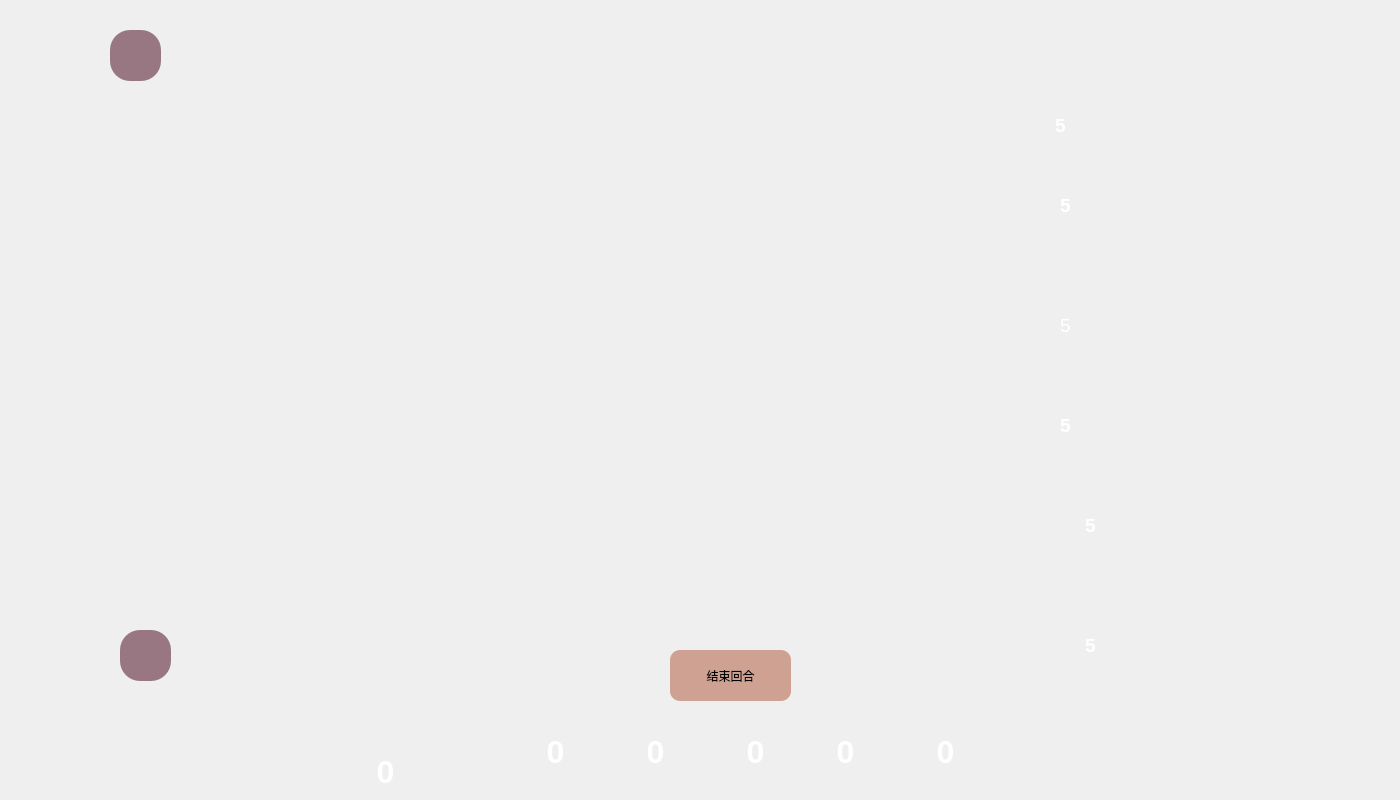
<?xml version="1.0" encoding="UTF-8"?>
<ui version="4.0">
 <class>gameInterface</class>
 <widget class="QWidget" name="gameInterface">
  <property name="geometry">
   <rect>
    <x>0</x>
    <y>0</y>
    <width>1400</width>
    <height>800</height>
   </rect>
  </property>
  <property name="minimumSize">
   <size>
    <width>1400</width>
    <height>800</height>
   </size>
  </property>
  <property name="maximumSize">
   <size>
    <width>1400</width>
    <height>800</height>
   </size>
  </property>
  <property name="focusPolicy">
   <enum>Qt::NoFocus</enum>
  </property>
  <property name="windowTitle">
   <string>gameInterface</string>
  </property>
  <property name="windowIcon">
   <iconset>
    <normaloff>:/images/打开界面.png</normaloff>:/images/打开界面.png</iconset>
  </property>
  <property name="styleSheet">
   <string notr="true">#gameInterface{
border-image: url(:/images/background.png);
}</string>
  </property>
  <widget class="QPushButton" name="card1_1">
   <property name="geometry">
    <rect>
     <x>310</x>
     <y>80</y>
     <width>141</width>
     <height>171</height>
    </rect>
   </property>
   <property name="styleSheet">
    <string notr="true">border-radius:15px;
border-image: url(:/images/card/blue-high/1.png);


</string>
   </property>
   <property name="text">
    <string/>
   </property>
  </widget>
  <widget class="QPushButton" name="card1_2">
   <property name="geometry">
    <rect>
     <x>490</x>
     <y>80</y>
     <width>141</width>
     <height>171</height>
    </rect>
   </property>
   <property name="styleSheet">
    <string notr="true">border-radius:15px;
border-image: url(:/images/card/blue-high/2.png);</string>
   </property>
   <property name="text">
    <string/>
   </property>
  </widget>
  <widget class="QPushButton" name="card1_3">
   <property name="geometry">
    <rect>
     <x>670</x>
     <y>80</y>
     <width>141</width>
     <height>171</height>
    </rect>
   </property>
   <property name="styleSheet">
    <string notr="true">border-radius:15px;
border-image: url(:/images/card/blue-high/3.png);</string>
   </property>
   <property name="text">
    <string/>
   </property>
  </widget>
  <widget class="QPushButton" name="card1_4">
   <property name="geometry">
    <rect>
     <x>860</x>
     <y>80</y>
     <width>141</width>
     <height>171</height>
    </rect>
   </property>
   <property name="styleSheet">
    <string notr="true">border-radius:15px;
border-image: url(:/images/card/blue-high/4.png);</string>
   </property>
   <property name="text">
    <string/>
   </property>
  </widget>
  <widget class="QPushButton" name="card2_1">
   <property name="geometry">
    <rect>
     <x>310</x>
     <y>270</y>
     <width>141</width>
     <height>171</height>
    </rect>
   </property>
   <property name="styleSheet">
    <string notr="true">border-radius:15px;
border-image: url(:/images/card/yellow-middle/1.png);</string>
   </property>
   <property name="text">
    <string/>
   </property>
  </widget>
  <widget class="QPushButton" name="card2_2">
   <property name="geometry">
    <rect>
     <x>490</x>
     <y>270</y>
     <width>141</width>
     <height>171</height>
    </rect>
   </property>
   <property name="styleSheet">
    <string notr="true">border-radius:15px;
border-image: url(:/images/card/yellow-middle/2.png);</string>
   </property>
   <property name="text">
    <string/>
   </property>
  </widget>
  <widget class="QPushButton" name="card2_3">
   <property name="geometry">
    <rect>
     <x>670</x>
     <y>270</y>
     <width>141</width>
     <height>171</height>
    </rect>
   </property>
   <property name="styleSheet">
    <string notr="true">border-radius:15px;
border-image: url(:/images/card/yellow-middle/3.png);</string>
   </property>
   <property name="text">
    <string/>
   </property>
  </widget>
  <widget class="QPushButton" name="card2_4">
   <property name="geometry">
    <rect>
     <x>860</x>
     <y>270</y>
     <width>141</width>
     <height>171</height>
    </rect>
   </property>
   <property name="styleSheet">
    <string notr="true">border-radius:15px;
border-image: url(:/images/card/yellow-middle/4.png);</string>
   </property>
   <property name="text">
    <string/>
   </property>
  </widget>
  <widget class="QPushButton" name="card3_1">
   <property name="geometry">
    <rect>
     <x>310</x>
     <y>470</y>
     <width>141</width>
     <height>171</height>
    </rect>
   </property>
   <property name="styleSheet">
    <string notr="true">border-radius:15px;
border-image: url(:/images/card/green-low/1.png);</string>
   </property>
   <property name="text">
    <string/>
   </property>
  </widget>
  <widget class="QPushButton" name="card3_2">
   <property name="geometry">
    <rect>
     <x>490</x>
     <y>470</y>
     <width>141</width>
     <height>171</height>
    </rect>
   </property>
   <property name="styleSheet">
    <string notr="true">border-radius:15px;
border-image: url(:/images/card/green-low/2.png);</string>
   </property>
   <property name="text">
    <string/>
   </property>
  </widget>
  <widget class="QPushButton" name="card3_3">
   <property name="geometry">
    <rect>
     <x>670</x>
     <y>470</y>
     <width>141</width>
     <height>171</height>
    </rect>
   </property>
   <property name="styleSheet">
    <string notr="true">border-radius:15px;
border-image: url(:/images/card/green-low/3.png);</string>
   </property>
   <property name="text">
    <string/>
   </property>
  </widget>
  <widget class="QPushButton" name="card3_4">
   <property name="geometry">
    <rect>
     <x>860</x>
     <y>470</y>
     <width>141</width>
     <height>171</height>
    </rect>
   </property>
   <property name="styleSheet">
    <string notr="true">border-radius:15px;
border-image: url(:/images/card/green-low/4.png);
</string>
   </property>
   <property name="text">
    <string/>
   </property>
  </widget>
  <widget class="QTextBrowser" name="gold_num">
   <property name="geometry">
    <rect>
     <x>1040</x>
     <y>110</y>
     <width>41</width>
     <height>41</height>
    </rect>
   </property>
   <property name="styleSheet">
    <string notr="true">background:transparent;
border-width:0;
border-style:outset</string>
   </property>
   <property name="html">
    <string>&lt;!DOCTYPE HTML PUBLIC &quot;-//W3C//DTD HTML 4.0//EN&quot; &quot;http://www.w3.org/TR/REC-html40/strict.dtd&quot;&gt;
&lt;html&gt;&lt;head&gt;&lt;meta name=&quot;qrichtext&quot; content=&quot;1&quot; /&gt;&lt;style type=&quot;text/css&quot;&gt;
p, li { white-space: pre-wrap; }
&lt;/style&gt;&lt;/head&gt;&lt;body style=&quot; font-family:'SimSun'; font-size:9pt; font-weight:400; font-style:normal;&quot;&gt;
&lt;p align=&quot;center&quot; style=&quot; margin-top:0px; margin-bottom:0px; margin-left:0px; margin-right:0px; -qt-block-indent:0; text-indent:0px;&quot;&gt;&lt;span style=&quot; font-size:14pt; font-weight:600; color:#ffffff;&quot;&gt;5&lt;/span&gt;&lt;/p&gt;&lt;/body&gt;&lt;/html&gt;</string>
   </property>
  </widget>
  <widget class="QTextBrowser" name="black_num">
   <property name="geometry">
    <rect>
     <x>1040</x>
     <y>190</y>
     <width>51</width>
     <height>51</height>
    </rect>
   </property>
   <property name="styleSheet">
    <string notr="true">background:transparent;
border-width:0;
border-style:outset</string>
   </property>
   <property name="html">
    <string>&lt;!DOCTYPE HTML PUBLIC &quot;-//W3C//DTD HTML 4.0//EN&quot; &quot;http://www.w3.org/TR/REC-html40/strict.dtd&quot;&gt;
&lt;html&gt;&lt;head&gt;&lt;meta name=&quot;qrichtext&quot; content=&quot;1&quot; /&gt;&lt;style type=&quot;text/css&quot;&gt;
p, li { white-space: pre-wrap; }
&lt;/style&gt;&lt;/head&gt;&lt;body style=&quot; font-family:'SimSun'; font-size:9pt; font-weight:400; font-style:normal;&quot;&gt;
&lt;p align=&quot;center&quot; style=&quot; margin-top:12px; margin-bottom:12px; margin-left:0px; margin-right:0px; -qt-block-indent:0; text-indent:0px;&quot;&gt;&lt;span style=&quot; font-size:14pt; font-weight:600; color:#ffffff;&quot;&gt;5&lt;/span&gt;&lt;/p&gt;&lt;/body&gt;&lt;/html&gt;</string>
   </property>
  </widget>
  <widget class="QTextBrowser" name="red_num">
   <property name="geometry">
    <rect>
     <x>1040</x>
     <y>310</y>
     <width>51</width>
     <height>41</height>
    </rect>
   </property>
   <property name="styleSheet">
    <string notr="true">background:transparent;
border-width:0;
border-style:outset</string>
   </property>
   <property name="html">
    <string>&lt;!DOCTYPE HTML PUBLIC &quot;-//W3C//DTD HTML 4.0//EN&quot; &quot;http://www.w3.org/TR/REC-html40/strict.dtd&quot;&gt;
&lt;html&gt;&lt;head&gt;&lt;meta name=&quot;qrichtext&quot; content=&quot;1&quot; /&gt;&lt;style type=&quot;text/css&quot;&gt;
p, li { white-space: pre-wrap; }
&lt;/style&gt;&lt;/head&gt;&lt;body style=&quot; font-family:'SimSun'; font-size:9pt; font-weight:400; font-style:normal;&quot;&gt;
&lt;p align=&quot;center&quot; style=&quot; margin-top:0px; margin-bottom:0px; margin-left:0px; margin-right:0px; -qt-block-indent:0; text-indent:0px;&quot;&gt;&lt;span style=&quot; font-size:14pt; color:#ffffff;&quot;&gt;5&lt;/span&gt;&lt;/p&gt;&lt;/body&gt;&lt;/html&gt;</string>
   </property>
  </widget>
  <widget class="QTextBrowser" name="green_num">
   <property name="geometry">
    <rect>
     <x>1040</x>
     <y>410</y>
     <width>51</width>
     <height>51</height>
    </rect>
   </property>
   <property name="styleSheet">
    <string notr="true">background:transparent;
border-width:0;
border-style:outset</string>
   </property>
   <property name="html">
    <string>&lt;!DOCTYPE HTML PUBLIC &quot;-//W3C//DTD HTML 4.0//EN&quot; &quot;http://www.w3.org/TR/REC-html40/strict.dtd&quot;&gt;
&lt;html&gt;&lt;head&gt;&lt;meta name=&quot;qrichtext&quot; content=&quot;1&quot; /&gt;&lt;style type=&quot;text/css&quot;&gt;
p, li { white-space: pre-wrap; }
&lt;/style&gt;&lt;/head&gt;&lt;body style=&quot; font-family:'SimSun'; font-size:9pt; font-weight:400; font-style:normal;&quot;&gt;
&lt;p align=&quot;center&quot; style=&quot; margin-top:0px; margin-bottom:0px; margin-left:0px; margin-right:0px; -qt-block-indent:0; text-indent:0px;&quot;&gt;&lt;span style=&quot; font-size:14pt; font-weight:600; color:#ffffff;&quot;&gt;5&lt;/span&gt;&lt;/p&gt;&lt;/body&gt;&lt;/html&gt;</string>
   </property>
  </widget>
  <widget class="QTextBrowser" name="blue_num">
   <property name="geometry">
    <rect>
     <x>1070</x>
     <y>510</y>
     <width>41</width>
     <height>41</height>
    </rect>
   </property>
   <property name="styleSheet">
    <string notr="true">background:transparent;
border-width:0;
border-style:outset</string>
   </property>
   <property name="html">
    <string>&lt;!DOCTYPE HTML PUBLIC &quot;-//W3C//DTD HTML 4.0//EN&quot; &quot;http://www.w3.org/TR/REC-html40/strict.dtd&quot;&gt;
&lt;html&gt;&lt;head&gt;&lt;meta name=&quot;qrichtext&quot; content=&quot;1&quot; /&gt;&lt;style type=&quot;text/css&quot;&gt;
p, li { white-space: pre-wrap; }
&lt;/style&gt;&lt;/head&gt;&lt;body style=&quot; font-family:'SimSun'; font-size:9pt; font-weight:400; font-style:normal;&quot;&gt;
&lt;p align=&quot;center&quot; style=&quot; margin-top:0px; margin-bottom:0px; margin-left:0px; margin-right:0px; -qt-block-indent:0; text-indent:0px;&quot;&gt;&lt;span style=&quot; font-size:14pt; font-weight:600; color:#ffffff;&quot;&gt;5&lt;/span&gt;&lt;/p&gt;&lt;/body&gt;&lt;/html&gt;</string>
   </property>
  </widget>
  <widget class="QTextBrowser" name="white_num">
   <property name="geometry">
    <rect>
     <x>1070</x>
     <y>630</y>
     <width>41</width>
     <height>41</height>
    </rect>
   </property>
   <property name="styleSheet">
    <string notr="true">background:transparent;
border-width:0;
border-style:outset</string>
   </property>
   <property name="html">
    <string>&lt;!DOCTYPE HTML PUBLIC &quot;-//W3C//DTD HTML 4.0//EN&quot; &quot;http://www.w3.org/TR/REC-html40/strict.dtd&quot;&gt;
&lt;html&gt;&lt;head&gt;&lt;meta name=&quot;qrichtext&quot; content=&quot;1&quot; /&gt;&lt;style type=&quot;text/css&quot;&gt;
p, li { white-space: pre-wrap; }
&lt;/style&gt;&lt;/head&gt;&lt;body style=&quot; font-family:'SimSun'; font-size:9pt; font-weight:400; font-style:normal;&quot;&gt;
&lt;p align=&quot;center&quot; style=&quot; margin-top:0px; margin-bottom:0px; margin-left:0px; margin-right:0px; -qt-block-indent:0; text-indent:0px;&quot;&gt;&lt;span style=&quot; font-size:14pt; font-weight:600; color:#ffffff;&quot;&gt;5&lt;/span&gt;&lt;/p&gt;&lt;/body&gt;&lt;/html&gt;</string>
   </property>
  </widget>
  <widget class="QLabel" name="money">
   <property name="geometry">
    <rect>
     <x>480</x>
     <y>710</y>
     <width>501</width>
     <height>91</height>
    </rect>
   </property>
   <property name="styleSheet">
    <string notr="true">border-image: url(:/images/bb.png);
border-radius:20px;</string>
   </property>
   <property name="text">
    <string/>
   </property>
  </widget>
  <widget class="QTextBrowser" name="white_have">
   <property name="geometry">
    <rect>
     <x>530</x>
     <y>730</y>
     <width>51</width>
     <height>61</height>
    </rect>
   </property>
   <property name="styleSheet">
    <string notr="true">background:transparent;
border-width:0;
border-style:outset</string>
   </property>
   <property name="html">
    <string>&lt;!DOCTYPE HTML PUBLIC &quot;-//W3C//DTD HTML 4.0//EN&quot; &quot;http://www.w3.org/TR/REC-html40/strict.dtd&quot;&gt;
&lt;html&gt;&lt;head&gt;&lt;meta name=&quot;qrichtext&quot; content=&quot;1&quot; /&gt;&lt;style type=&quot;text/css&quot;&gt;
p, li { white-space: pre-wrap; }
&lt;/style&gt;&lt;/head&gt;&lt;body style=&quot; font-family:'SimSun'; font-size:9pt; font-weight:400; font-style:normal;&quot;&gt;
&lt;p align=&quot;center&quot; style=&quot; margin-top:0px; margin-bottom:0px; margin-left:0px; margin-right:0px; -qt-block-indent:0; text-indent:0px;&quot;&gt;&lt;span style=&quot; font-size:24pt; font-weight:600; color:#ffffff;&quot;&gt;0&lt;/span&gt;&lt;/p&gt;&lt;/body&gt;&lt;/html&gt;</string>
   </property>
  </widget>
  <widget class="QTextBrowser" name="blue_have">
   <property name="geometry">
    <rect>
     <x>630</x>
     <y>730</y>
     <width>51</width>
     <height>61</height>
    </rect>
   </property>
   <property name="styleSheet">
    <string notr="true">background:transparent;
border-width:0;
border-style:outset</string>
   </property>
   <property name="html">
    <string>&lt;!DOCTYPE HTML PUBLIC &quot;-//W3C//DTD HTML 4.0//EN&quot; &quot;http://www.w3.org/TR/REC-html40/strict.dtd&quot;&gt;
&lt;html&gt;&lt;head&gt;&lt;meta name=&quot;qrichtext&quot; content=&quot;1&quot; /&gt;&lt;style type=&quot;text/css&quot;&gt;
p, li { white-space: pre-wrap; }
&lt;/style&gt;&lt;/head&gt;&lt;body style=&quot; font-family:'SimSun'; font-size:9pt; font-weight:400; font-style:normal;&quot;&gt;
&lt;p align=&quot;center&quot; style=&quot; margin-top:0px; margin-bottom:0px; margin-left:0px; margin-right:0px; -qt-block-indent:0; text-indent:0px;&quot;&gt;&lt;span style=&quot; font-size:24pt; font-weight:600; color:#ffffff;&quot;&gt;0&lt;/span&gt;&lt;/p&gt;&lt;/body&gt;&lt;/html&gt;</string>
   </property>
  </widget>
  <widget class="QTextBrowser" name="green_have">
   <property name="geometry">
    <rect>
     <x>730</x>
     <y>730</y>
     <width>51</width>
     <height>61</height>
    </rect>
   </property>
   <property name="styleSheet">
    <string notr="true">background:transparent;
border-width:0;
border-style:outset</string>
   </property>
   <property name="html">
    <string>&lt;!DOCTYPE HTML PUBLIC &quot;-//W3C//DTD HTML 4.0//EN&quot; &quot;http://www.w3.org/TR/REC-html40/strict.dtd&quot;&gt;
&lt;html&gt;&lt;head&gt;&lt;meta name=&quot;qrichtext&quot; content=&quot;1&quot; /&gt;&lt;style type=&quot;text/css&quot;&gt;
p, li { white-space: pre-wrap; }
&lt;/style&gt;&lt;/head&gt;&lt;body style=&quot; font-family:'SimSun'; font-size:9pt; font-weight:400; font-style:normal;&quot;&gt;
&lt;p align=&quot;center&quot; style=&quot; margin-top:0px; margin-bottom:0px; margin-left:0px; margin-right:0px; -qt-block-indent:0; text-indent:0px;&quot;&gt;&lt;span style=&quot; font-size:24pt; font-weight:600; color:#ffffff;&quot;&gt;0&lt;/span&gt;&lt;/p&gt;&lt;/body&gt;&lt;/html&gt;</string>
   </property>
  </widget>
  <widget class="QTextBrowser" name="red_have">
   <property name="geometry">
    <rect>
     <x>820</x>
     <y>730</y>
     <width>51</width>
     <height>61</height>
    </rect>
   </property>
   <property name="styleSheet">
    <string notr="true">background:transparent;
border-width:0;
border-style:outset</string>
   </property>
   <property name="html">
    <string>&lt;!DOCTYPE HTML PUBLIC &quot;-//W3C//DTD HTML 4.0//EN&quot; &quot;http://www.w3.org/TR/REC-html40/strict.dtd&quot;&gt;
&lt;html&gt;&lt;head&gt;&lt;meta name=&quot;qrichtext&quot; content=&quot;1&quot; /&gt;&lt;style type=&quot;text/css&quot;&gt;
p, li { white-space: pre-wrap; }
&lt;/style&gt;&lt;/head&gt;&lt;body style=&quot; font-family:'SimSun'; font-size:9pt; font-weight:400; font-style:normal;&quot;&gt;
&lt;p align=&quot;center&quot; style=&quot; margin-top:0px; margin-bottom:0px; margin-left:0px; margin-right:0px; -qt-block-indent:0; text-indent:0px;&quot;&gt;&lt;span style=&quot; font-size:24pt; font-weight:600; color:#ffffff;&quot;&gt;0&lt;/span&gt;&lt;/p&gt;&lt;/body&gt;&lt;/html&gt;</string>
   </property>
  </widget>
  <widget class="QTextBrowser" name="black_have">
   <property name="geometry">
    <rect>
     <x>920</x>
     <y>730</y>
     <width>51</width>
     <height>61</height>
    </rect>
   </property>
   <property name="styleSheet">
    <string notr="true">background:transparent;
border-width:0;
border-style:outset</string>
   </property>
   <property name="html">
    <string>&lt;!DOCTYPE HTML PUBLIC &quot;-//W3C//DTD HTML 4.0//EN&quot; &quot;http://www.w3.org/TR/REC-html40/strict.dtd&quot;&gt;
&lt;html&gt;&lt;head&gt;&lt;meta name=&quot;qrichtext&quot; content=&quot;1&quot; /&gt;&lt;style type=&quot;text/css&quot;&gt;
p, li { white-space: pre-wrap; }
&lt;/style&gt;&lt;/head&gt;&lt;body style=&quot; font-family:'SimSun'; font-size:9pt; font-weight:400; font-style:normal;&quot;&gt;
&lt;p align=&quot;center&quot; style=&quot; margin-top:0px; margin-bottom:0px; margin-left:0px; margin-right:0px; -qt-block-indent:0; text-indent:0px;&quot;&gt;&lt;span style=&quot; font-size:24pt; font-weight:600; color:#ffffff;&quot;&gt;0&lt;/span&gt;&lt;/p&gt;&lt;/body&gt;&lt;/html&gt;</string>
   </property>
  </widget>
  <widget class="QLabel" name="label">
   <property name="geometry">
    <rect>
     <x>390</x>
     <y>710</y>
     <width>91</width>
     <height>81</height>
    </rect>
   </property>
   <property name="styleSheet">
    <string notr="true">border-image: url(:/images/bbb.png);
border-radius:35px;</string>
   </property>
   <property name="text">
    <string/>
   </property>
  </widget>
  <widget class="QTextBrowser" name="gold_have">
   <property name="geometry">
    <rect>
     <x>360</x>
     <y>750</y>
     <width>51</width>
     <height>61</height>
    </rect>
   </property>
   <property name="styleSheet">
    <string notr="true">background:transparent;
border-width:0;
border-style:outset</string>
   </property>
   <property name="html">
    <string>&lt;!DOCTYPE HTML PUBLIC &quot;-//W3C//DTD HTML 4.0//EN&quot; &quot;http://www.w3.org/TR/REC-html40/strict.dtd&quot;&gt;
&lt;html&gt;&lt;head&gt;&lt;meta name=&quot;qrichtext&quot; content=&quot;1&quot; /&gt;&lt;style type=&quot;text/css&quot;&gt;
p, li { white-space: pre-wrap; }
&lt;/style&gt;&lt;/head&gt;&lt;body style=&quot; font-family:'SimSun'; font-size:9pt; font-weight:400; font-style:normal;&quot;&gt;
&lt;p align=&quot;center&quot; style=&quot; margin-top:0px; margin-bottom:0px; margin-left:0px; margin-right:0px; -qt-block-indent:0; text-indent:0px;&quot;&gt;&lt;span style=&quot; font-size:24pt; font-weight:600; color:#ffffff;&quot;&gt;0&lt;/span&gt;&lt;/p&gt;&lt;/body&gt;&lt;/html&gt;</string>
   </property>
  </widget>
  <widget class="QPushButton" name="selectBlack">
   <property name="geometry">
    <rect>
     <x>1070</x>
     <y>150</y>
     <width>71</width>
     <height>61</height>
    </rect>
   </property>
   <property name="styleSheet">
    <string notr="true">border-radius:15px;


</string>
   </property>
   <property name="text">
    <string/>
   </property>
  </widget>
  <widget class="QPushButton" name="selectRed">
   <property name="geometry">
    <rect>
     <x>1070</x>
     <y>240</y>
     <width>71</width>
     <height>61</height>
    </rect>
   </property>
   <property name="styleSheet">
    <string notr="true">border-radius:15px;


</string>
   </property>
   <property name="text">
    <string/>
   </property>
  </widget>
  <widget class="QPushButton" name="selectGreen">
   <property name="geometry">
    <rect>
     <x>1080</x>
     <y>350</y>
     <width>71</width>
     <height>61</height>
    </rect>
   </property>
   <property name="styleSheet">
    <string notr="true">border-radius:15px;


</string>
   </property>
   <property name="text">
    <string/>
   </property>
  </widget>
  <widget class="QPushButton" name="selectBlue">
   <property name="geometry">
    <rect>
     <x>1090</x>
     <y>460</y>
     <width>71</width>
     <height>61</height>
    </rect>
   </property>
   <property name="styleSheet">
    <string notr="true">border-radius:15px;


</string>
   </property>
   <property name="text">
    <string/>
   </property>
  </widget>
  <widget class="QPushButton" name="selectWhite">
   <property name="geometry">
    <rect>
     <x>1110</x>
     <y>580</y>
     <width>71</width>
     <height>61</height>
    </rect>
   </property>
   <property name="styleSheet">
    <string notr="true">border-radius:15px;


</string>
   </property>
   <property name="text">
    <string/>
   </property>
  </widget>
  <widget class="QTextBrowser" name="gradePeople2">
   <property name="geometry">
    <rect>
     <x>110</x>
     <y>30</y>
     <width>51</width>
     <height>51</height>
    </rect>
   </property>
   <property name="styleSheet">
    <string notr="true">background-color:rgba(130, 87, 103,0.8);
border-radius:20px</string>
   </property>
  </widget>
  <widget class="QTextBrowser" name="gradePeople1">
   <property name="geometry">
    <rect>
     <x>120</x>
     <y>630</y>
     <width>51</width>
     <height>51</height>
    </rect>
   </property>
   <property name="styleSheet">
    <string notr="true">background-color:rgba(130, 87, 103,0.8);
border-radius:20px
</string>
   </property>
  </widget>
  <widget class="QToolButton" name="re">
   <property name="geometry">
    <rect>
     <x>1250</x>
     <y>0</y>
     <width>61</width>
     <height>81</height>
    </rect>
   </property>
   <property name="styleSheet">
    <string notr="true">background-color: rgba(255, 255, 255, 0);
border:none;
border-radius:30px;</string>
   </property>
   <property name="text">
    <string/>
   </property>
  </widget>
  <widget class="QToolButton" name="changeMan">
   <property name="geometry">
    <rect>
     <x>670</x>
     <y>650</y>
     <width>121</width>
     <height>51</height>
    </rect>
   </property>
   <property name="styleSheet">
    <string notr="true">font: 12pt &quot;华文彩云&quot;;
border-radius:10px;
background-color: rgb(207, 161, 147);</string>
   </property>
   <property name="text">
    <string>结束回合</string>
   </property>
  </widget>
  <widget class="QLabel" name="background">
   <property name="geometry">
    <rect>
     <x>0</x>
     <y>0</y>
     <width>1400</width>
     <height>800</height>
    </rect>
   </property>
   <property name="minimumSize">
    <size>
     <width>1400</width>
     <height>800</height>
    </size>
   </property>
   <property name="maximumSize">
    <size>
     <width>1400</width>
     <height>800</height>
    </size>
   </property>
   <property name="styleSheet">
    <string notr="true">border-image: url(:/images/background.png);</string>
   </property>
   <property name="text">
    <string/>
   </property>
  </widget>
  <zorder>background</zorder>
  <zorder>card1_1</zorder>
  <zorder>card1_2</zorder>
  <zorder>card1_3</zorder>
  <zorder>card1_4</zorder>
  <zorder>card2_1</zorder>
  <zorder>card2_2</zorder>
  <zorder>card2_3</zorder>
  <zorder>card2_4</zorder>
  <zorder>card3_1</zorder>
  <zorder>card3_2</zorder>
  <zorder>card3_3</zorder>
  <zorder>card3_4</zorder>
  <zorder>gold_num</zorder>
  <zorder>black_num</zorder>
  <zorder>red_num</zorder>
  <zorder>green_num</zorder>
  <zorder>blue_num</zorder>
  <zorder>white_num</zorder>
  <zorder>label</zorder>
  <zorder>selectBlack</zorder>
  <zorder>selectRed</zorder>
  <zorder>selectGreen</zorder>
  <zorder>selectBlue</zorder>
  <zorder>selectWhite</zorder>
  <zorder>gradePeople2</zorder>
  <zorder>gradePeople1</zorder>
  <zorder>re</zorder>
  <zorder>changeMan</zorder>
  <zorder>money</zorder>
  <zorder>gold_have</zorder>
  <zorder>green_have</zorder>
  <zorder>black_have</zorder>
  <zorder>blue_have</zorder>
  <zorder>white_have</zorder>
  <zorder>red_have</zorder>
 </widget>
 <layoutdefault spacing="6" margin="11"/>
 <resources/>
 <connections/>
</ui>
